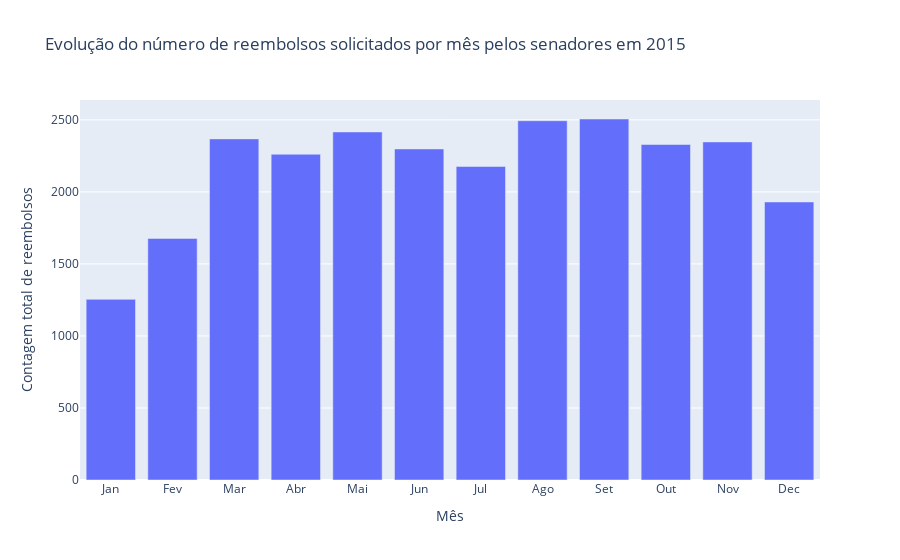

Write notebook code for a chart like this one.
### Markdown cell above
![image](figures\evolucao_do_valor_total_de_reembolsos_pagos_por_mes_aos_senadores_por_tipo_de_gasto_2015.png)

### Code cell
bar = go.Bar(x = months, y = df.groupby('MES')['VALOR_REEMBOLSADO'].count())
data = [bar]
layout = go.Layout(title = 'Evolução do número de reembolsos solicitados por mês pelos senadores em 2015', yaxis = {'title': 'Contagem total de reembolsos'}, xaxis = {'title': 'Mês'})
fig = go.Figure(data = data, layout = layout)
py.iplot(fig)

### Figure 1 — Plotly figure (JSON) as saved in the notebook; plotly's stock layout.template omitted (floating-point values rounded to 4 significant figures)
{"data": [{"type": "bar", "x": ["Jan", "Fev", "Mar", "Abr", "Mai", "Jun", "Jul", "Ago", "Set", "Out", "Nov", "Dec"], "y": [1254, 1677, 2368, 2261, 2416, 2298, 2176, 2494, 2506, 2329, 2347, 1930]}], "layout": {"title": {"text": "Evolução do número de reembolsos solicitados por mês pelos senadores em 2015"}, "xaxis": {"title": {"text": "Mês"}}, "yaxis": {"title": {"text": "Contagem total de reembolsos"}}}}
